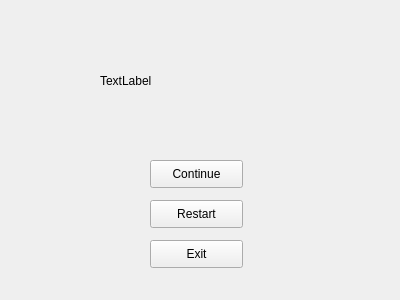
<?xml version="1.0" encoding="UTF-8"?>
<ui version="4.0">
 <class>PauseWindow</class>
 <widget class="QWidget" name="PauseWindow">
  <property name="geometry">
   <rect>
    <x>0</x>
    <y>0</y>
    <width>400</width>
    <height>300</height>
   </rect>
  </property>
  <property name="windowTitle">
   <string>暂停中...(⊙ˍ⊙)</string>
  </property>
  <property name="windowIcon">
   <iconset resource="testres/testres.qrc">
    <normaloff>:/test/nku.png</normaloff>:/test/nku.png</iconset>
  </property>
  <widget class="QPushButton" name="ContinueBtn">
   <property name="geometry">
    <rect>
     <x>150</x>
     <y>160</y>
     <width>93</width>
     <height>28</height>
    </rect>
   </property>
   <property name="text">
    <string>Continue</string>
   </property>
  </widget>
  <widget class="QPushButton" name="ExitBtn">
   <property name="geometry">
    <rect>
     <x>150</x>
     <y>240</y>
     <width>93</width>
     <height>28</height>
    </rect>
   </property>
   <property name="text">
    <string>Exit</string>
   </property>
  </widget>
  <widget class="QPushButton" name="RestartBtn">
   <property name="geometry">
    <rect>
     <x>150</x>
     <y>200</y>
     <width>93</width>
     <height>28</height>
    </rect>
   </property>
   <property name="text">
    <string>Restart</string>
   </property>
  </widget>
  <widget class="mylabel" name="label">
   <property name="geometry">
    <rect>
     <x>100</x>
     <y>20</y>
     <width>221</width>
     <height>121</height>
    </rect>
   </property>
   <property name="text">
    <string>TextLabel</string>
   </property>
  </widget>
 </widget>
 <customwidgets>
  <customwidget>
   <class>mylabel</class>
   <extends>QLabel</extends>
   <header>mylabel.h</header>
  </customwidget>
 </customwidgets>
 <resources>
  <include location="testres/testres.qrc"/>
 </resources>
 <connections/>
</ui>
